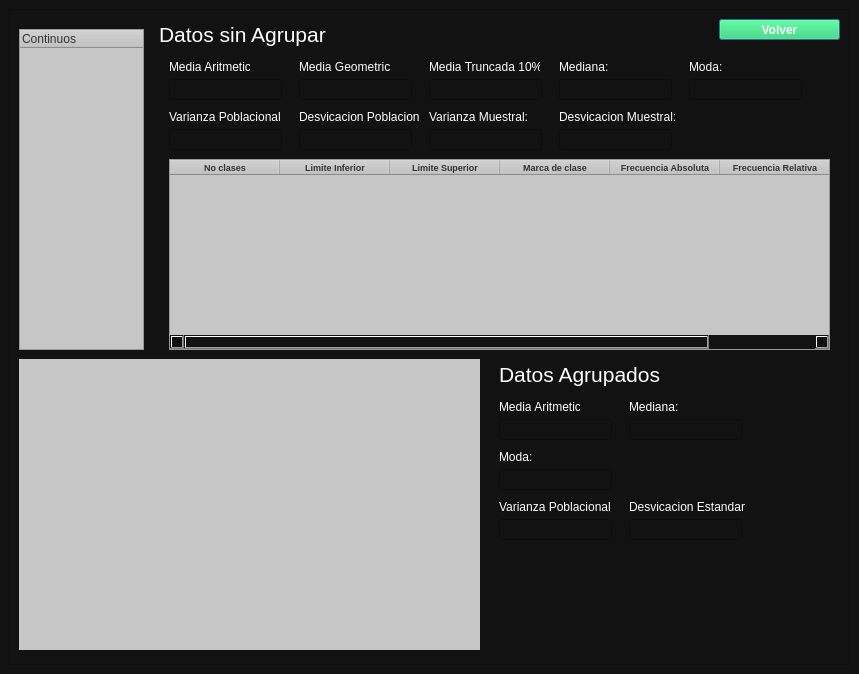
<?xml version="1.0" encoding="UTF-8"?>
<ui version="4.0">
 <class>Principal</class>
 <widget class="QMainWindow" name="Principal">
  <property name="enabled">
   <bool>true</bool>
  </property>
  <property name="geometry">
   <rect>
    <x>0</x>
    <y>0</y>
    <width>859</width>
    <height>674</height>
   </rect>
  </property>
  <property name="windowTitle">
   <string>Probabilidad_Estaditica</string>
  </property>
  <property name="styleSheet">
   <string notr="true">background-color: rgba(18,18,18,1);</string>
  </property>
  <widget class="QWidget" name="centralwidget">
   <layout class="QHBoxLayout" name="horizontalLayout">
    <item>
     <widget class="QFrame" name="frame">
      <property name="enabled">
       <bool>true</bool>
      </property>
      <property name="font">
       <font>
        <kerning>false</kerning>
       </font>
      </property>
      <property name="styleSheet">
       <string notr="true">background-color: rgba(18,18,18,1);
</string>
      </property>
      <property name="frameShape">
       <enum>QFrame::StyledPanel</enum>
      </property>
      <property name="frameShadow">
       <enum>QFrame::Raised</enum>
      </property>
      <widget class="QLineEdit" name="textVarianzaM">
       <property name="enabled">
        <bool>false</bool>
       </property>
       <property name="geometry">
        <rect>
         <x>420</x>
         <y>120</y>
         <width>113</width>
         <height>21</height>
        </rect>
       </property>
       <property name="styleSheet">
        <string notr="true">color: rgb(255, 255, 255);</string>
       </property>
      </widget>
      <widget class="QLabel" name="label_4">
       <property name="geometry">
        <rect>
         <x>550</x>
         <y>50</y>
         <width>91</width>
         <height>16</height>
        </rect>
       </property>
       <property name="styleSheet">
        <string notr="true">color: rgb(255, 255, 255);</string>
       </property>
       <property name="text">
        <string>Mediana:</string>
       </property>
      </widget>
      <widget class="QLineEdit" name="textDesviacionP">
       <property name="enabled">
        <bool>false</bool>
       </property>
       <property name="geometry">
        <rect>
         <x>290</x>
         <y>120</y>
         <width>113</width>
         <height>21</height>
        </rect>
       </property>
       <property name="styleSheet">
        <string notr="true">color: rgb(255, 255, 255);</string>
       </property>
      </widget>
      <widget class="QLabel" name="label_7">
       <property name="geometry">
        <rect>
         <x>420</x>
         <y>100</y>
         <width>111</width>
         <height>16</height>
        </rect>
       </property>
       <property name="styleSheet">
        <string notr="true">color: rgb(255, 255, 255);</string>
       </property>
       <property name="text">
        <string>Varianza Muestral:</string>
       </property>
      </widget>
      <widget class="QLineEdit" name="textVarianzaP">
       <property name="enabled">
        <bool>false</bool>
       </property>
       <property name="geometry">
        <rect>
         <x>160</x>
         <y>120</y>
         <width>113</width>
         <height>21</height>
        </rect>
       </property>
       <property name="styleSheet">
        <string notr="true">color: rgb(255, 255, 255);</string>
       </property>
      </widget>
      <widget class="QLabel" name="label_3">
       <property name="geometry">
        <rect>
         <x>420</x>
         <y>50</y>
         <width>111</width>
         <height>16</height>
        </rect>
       </property>
       <property name="styleSheet">
        <string notr="true">color: rgb(255, 255, 255);</string>
       </property>
       <property name="text">
        <string>Media Truncada 10%:</string>
       </property>
      </widget>
      <widget class="QLineEdit" name="TextMediaArtimetica">
       <property name="enabled">
        <bool>false</bool>
       </property>
       <property name="geometry">
        <rect>
         <x>160</x>
         <y>70</y>
         <width>113</width>
         <height>21</height>
        </rect>
       </property>
       <property name="styleSheet">
        <string notr="true">color: rgb(255, 255, 255);</string>
       </property>
      </widget>
      <widget class="QLabel" name="label_5">
       <property name="geometry">
        <rect>
         <x>680</x>
         <y>50</y>
         <width>91</width>
         <height>16</height>
        </rect>
       </property>
       <property name="styleSheet">
        <string notr="true">color: rgb(255, 255, 255);</string>
       </property>
       <property name="text">
        <string>Moda:</string>
       </property>
      </widget>
      <widget class="QLineEdit" name="textDesviacionM">
       <property name="enabled">
        <bool>false</bool>
       </property>
       <property name="geometry">
        <rect>
         <x>550</x>
         <y>120</y>
         <width>113</width>
         <height>21</height>
        </rect>
       </property>
       <property name="styleSheet">
        <string notr="true">color: rgb(255, 255, 255);</string>
       </property>
      </widget>
      <widget class="QLabel" name="label_6">
       <property name="geometry">
        <rect>
         <x>160</x>
         <y>100</y>
         <width>111</width>
         <height>16</height>
        </rect>
       </property>
       <property name="styleSheet">
        <string notr="true">color: rgb(255, 255, 255);</string>
       </property>
       <property name="text">
        <string>Varianza Poblacional:</string>
       </property>
      </widget>
      <widget class="QLineEdit" name="TextMediaTruncada">
       <property name="enabled">
        <bool>false</bool>
       </property>
       <property name="geometry">
        <rect>
         <x>420</x>
         <y>70</y>
         <width>113</width>
         <height>21</height>
        </rect>
       </property>
       <property name="styleSheet">
        <string notr="true">
color: rgb(255, 255, 255);</string>
       </property>
      </widget>
      <widget class="QLabel" name="label_8">
       <property name="geometry">
        <rect>
         <x>290</x>
         <y>100</y>
         <width>121</width>
         <height>16</height>
        </rect>
       </property>
       <property name="styleSheet">
        <string notr="true">color: rgb(255, 255, 255);</string>
       </property>
       <property name="text">
        <string>Desvicacion Poblaciona:</string>
       </property>
      </widget>
      <widget class="QLabel" name="label_9">
       <property name="geometry">
        <rect>
         <x>550</x>
         <y>100</y>
         <width>121</width>
         <height>16</height>
        </rect>
       </property>
       <property name="styleSheet">
        <string notr="true">color: rgb(255, 255, 255);</string>
       </property>
       <property name="text">
        <string>Desvicacion Muestral:</string>
       </property>
      </widget>
      <widget class="QLabel" name="label">
       <property name="geometry">
        <rect>
         <x>160</x>
         <y>50</y>
         <width>81</width>
         <height>16</height>
        </rect>
       </property>
       <property name="styleSheet">
        <string notr="true">color: rgb(255, 255, 255);</string>
       </property>
       <property name="text">
        <string>Media Aritmetica:</string>
       </property>
      </widget>
      <widget class="QLineEdit" name="TextMediana">
       <property name="enabled">
        <bool>false</bool>
       </property>
       <property name="geometry">
        <rect>
         <x>550</x>
         <y>70</y>
         <width>113</width>
         <height>21</height>
        </rect>
       </property>
       <property name="styleSheet">
        <string notr="true">color: rgb(255, 255, 255);</string>
       </property>
      </widget>
      <widget class="QLineEdit" name="TextModa">
       <property name="enabled">
        <bool>false</bool>
       </property>
       <property name="geometry">
        <rect>
         <x>680</x>
         <y>70</y>
         <width>113</width>
         <height>21</height>
        </rect>
       </property>
       <property name="styleSheet">
        <string notr="true">color: rgb(255, 255, 255);</string>
       </property>
      </widget>
      <widget class="QTableWidget" name="tableContinuos">
       <property name="geometry">
        <rect>
         <x>10</x>
         <y>20</y>
         <width>125</width>
         <height>321</height>
        </rect>
       </property>
       <property name="styleSheet">
        <string notr="true">background-color: rgb(198, 198, 198);
color: rgb(50, 50, 50);</string>
       </property>
       <property name="verticalScrollBarPolicy">
        <enum>Qt::ScrollBarAsNeeded</enum>
       </property>
       <property name="horizontalScrollBarPolicy">
        <enum>Qt::ScrollBarAsNeeded</enum>
       </property>
       <property name="sizeAdjustPolicy">
        <enum>QAbstractScrollArea::AdjustToContentsOnFirstShow</enum>
       </property>
       <property name="editTriggers">
        <set>QAbstractItemView::NoEditTriggers</set>
       </property>
       <property name="rowCount">
        <number>0</number>
       </property>
       <attribute name="horizontalHeaderCascadingSectionResizes">
        <bool>false</bool>
       </attribute>
       <attribute name="horizontalHeaderMinimumSectionSize">
        <number>10</number>
       </attribute>
       <attribute name="horizontalHeaderDefaultSectionSize">
        <number>100</number>
       </attribute>
       <attribute name="horizontalHeaderHighlightSections">
        <bool>false</bool>
       </attribute>
       <attribute name="horizontalHeaderShowSortIndicator" stdset="0">
        <bool>false</bool>
       </attribute>
       <attribute name="horizontalHeaderStretchLastSection">
        <bool>true</bool>
       </attribute>
       <attribute name="verticalHeaderVisible">
        <bool>true</bool>
       </attribute>
       <attribute name="verticalHeaderCascadingSectionResizes">
        <bool>true</bool>
       </attribute>
       <attribute name="verticalHeaderMinimumSectionSize">
        <number>10</number>
       </attribute>
       <attribute name="verticalHeaderDefaultSectionSize">
        <number>25</number>
       </attribute>
       <attribute name="verticalHeaderHighlightSections">
        <bool>true</bool>
       </attribute>
       <attribute name="verticalHeaderShowSortIndicator" stdset="0">
        <bool>true</bool>
       </attribute>
       <attribute name="verticalHeaderStretchLastSection">
        <bool>false</bool>
       </attribute>
       <column>
        <property name="text">
         <string>Continuos</string>
        </property>
        <property name="textAlignment">
         <set>AlignLeading|AlignVCenter</set>
        </property>
       </column>
      </widget>
      <widget class="MplWidget" name="MplWidget" native="true">
       <property name="geometry">
        <rect>
         <x>10</x>
         <y>350</y>
         <width>461</width>
         <height>291</height>
        </rect>
       </property>
       <property name="styleSheet">
        <string notr="true">background-color: rgb(198, 198, 198);</string>
       </property>
      </widget>
      <widget class="QLabel" name="label_10">
       <property name="geometry">
        <rect>
         <x>290</x>
         <y>50</y>
         <width>91</width>
         <height>16</height>
        </rect>
       </property>
       <property name="styleSheet">
        <string notr="true">color: rgb(255, 255, 255);</string>
       </property>
       <property name="text">
        <string>Media Geometrica:</string>
       </property>
      </widget>
      <widget class="QLineEdit" name="TextMediaGeometrica">
       <property name="enabled">
        <bool>false</bool>
       </property>
       <property name="geometry">
        <rect>
         <x>290</x>
         <y>70</y>
         <width>113</width>
         <height>21</height>
        </rect>
       </property>
       <property name="styleSheet">
        <string notr="true">color: rgb(255, 255, 255);</string>
       </property>
      </widget>
      <widget class="QLabel" name="label_11">
       <property name="geometry">
        <rect>
         <x>150</x>
         <y>10</y>
         <width>241</width>
         <height>31</height>
        </rect>
       </property>
       <property name="font">
        <font>
         <pointsize>16</pointsize>
        </font>
       </property>
       <property name="styleSheet">
        <string notr="true">color: rgb(255, 255, 255);</string>
       </property>
       <property name="text">
        <string>Datos sin Agrupar</string>
       </property>
      </widget>
      <widget class="QTableWidget" name="tableAgrupados">
       <property name="geometry">
        <rect>
         <x>160</x>
         <y>150</y>
         <width>661</width>
         <height>191</height>
        </rect>
       </property>
       <property name="styleSheet">
        <string notr="true">background-color: rgb(198, 198, 198);
color: rgb(50, 50, 50);</string>
       </property>
       <property name="editTriggers">
        <set>QAbstractItemView::NoEditTriggers</set>
       </property>
       <property name="rowCount">
        <number>0</number>
       </property>
       <attribute name="horizontalHeaderDefaultSectionSize">
        <number>110</number>
       </attribute>
       <attribute name="verticalHeaderVisible">
        <bool>false</bool>
       </attribute>
       <column>
        <property name="text">
         <string>No clases</string>
        </property>
        <property name="toolTip">
         <string/>
        </property>
        <property name="whatsThis">
         <string/>
        </property>
        <property name="font">
         <font>
          <pointsize>7</pointsize>
          <weight>75</weight>
          <bold>true</bold>
         </font>
        </property>
       </column>
       <column>
        <property name="text">
         <string>Limite Inferior</string>
        </property>
        <property name="font">
         <font>
          <pointsize>7</pointsize>
          <weight>75</weight>
          <bold>true</bold>
         </font>
        </property>
       </column>
       <column>
        <property name="text">
         <string>Limite Superior</string>
        </property>
        <property name="font">
         <font>
          <pointsize>7</pointsize>
          <weight>75</weight>
          <bold>true</bold>
         </font>
        </property>
       </column>
       <column>
        <property name="text">
         <string>Marca de clase</string>
        </property>
        <property name="font">
         <font>
          <pointsize>7</pointsize>
          <weight>75</weight>
          <bold>true</bold>
         </font>
        </property>
       </column>
       <column>
        <property name="text">
         <string>Frecuencia Absoluta</string>
        </property>
        <property name="font">
         <font>
          <pointsize>7</pointsize>
          <weight>75</weight>
          <bold>true</bold>
         </font>
        </property>
       </column>
       <column>
        <property name="text">
         <string>Frecuencia Relativa</string>
        </property>
        <property name="font">
         <font>
          <pointsize>7</pointsize>
          <weight>75</weight>
          <bold>true</bold>
         </font>
        </property>
       </column>
      </widget>
      <widget class="QLabel" name="label_12">
       <property name="geometry">
        <rect>
         <x>490</x>
         <y>350</y>
         <width>241</width>
         <height>31</height>
        </rect>
       </property>
       <property name="font">
        <font>
         <pointsize>16</pointsize>
        </font>
       </property>
       <property name="styleSheet">
        <string notr="true">color: rgb(255, 255, 255);</string>
       </property>
       <property name="text">
        <string>Datos Agrupados</string>
       </property>
      </widget>
      <widget class="QLabel" name="label_13">
       <property name="geometry">
        <rect>
         <x>490</x>
         <y>390</y>
         <width>81</width>
         <height>16</height>
        </rect>
       </property>
       <property name="styleSheet">
        <string notr="true">color: rgb(255, 255, 255);</string>
       </property>
       <property name="text">
        <string>Media Aritmetica:</string>
       </property>
      </widget>
      <widget class="QLineEdit" name="TextMediaArtimeticaAgrupado">
       <property name="enabled">
        <bool>false</bool>
       </property>
       <property name="geometry">
        <rect>
         <x>490</x>
         <y>410</y>
         <width>113</width>
         <height>21</height>
        </rect>
       </property>
       <property name="styleSheet">
        <string notr="true">color: rgb(255, 255, 255);</string>
       </property>
      </widget>
      <widget class="QLabel" name="label_14">
       <property name="geometry">
        <rect>
         <x>620</x>
         <y>390</y>
         <width>91</width>
         <height>16</height>
        </rect>
       </property>
       <property name="styleSheet">
        <string notr="true">color: rgb(255, 255, 255);</string>
       </property>
       <property name="text">
        <string>Mediana:</string>
       </property>
      </widget>
      <widget class="QLineEdit" name="TextMedianaAgrupado">
       <property name="enabled">
        <bool>false</bool>
       </property>
       <property name="geometry">
        <rect>
         <x>620</x>
         <y>410</y>
         <width>113</width>
         <height>21</height>
        </rect>
       </property>
       <property name="styleSheet">
        <string notr="true">color: rgb(255, 255, 255);</string>
       </property>
      </widget>
      <widget class="QLineEdit" name="TextModaAgrupado">
       <property name="enabled">
        <bool>false</bool>
       </property>
       <property name="geometry">
        <rect>
         <x>490</x>
         <y>460</y>
         <width>113</width>
         <height>21</height>
        </rect>
       </property>
       <property name="styleSheet">
        <string notr="true">color: rgb(255, 255, 255);</string>
       </property>
      </widget>
      <widget class="QLabel" name="label_15">
       <property name="geometry">
        <rect>
         <x>490</x>
         <y>440</y>
         <width>91</width>
         <height>16</height>
        </rect>
       </property>
       <property name="styleSheet">
        <string notr="true">color: rgb(255, 255, 255);</string>
       </property>
       <property name="text">
        <string>Moda:</string>
       </property>
      </widget>
      <widget class="QLabel" name="label_16">
       <property name="geometry">
        <rect>
         <x>490</x>
         <y>490</y>
         <width>111</width>
         <height>16</height>
        </rect>
       </property>
       <property name="styleSheet">
        <string notr="true">color: rgb(255, 255, 255);</string>
       </property>
       <property name="text">
        <string>Varianza Poblacional:</string>
       </property>
      </widget>
      <widget class="QLineEdit" name="textVarianzaAgrupado">
       <property name="enabled">
        <bool>false</bool>
       </property>
       <property name="geometry">
        <rect>
         <x>490</x>
         <y>510</y>
         <width>113</width>
         <height>21</height>
        </rect>
       </property>
       <property name="styleSheet">
        <string notr="true">color: rgb(255, 255, 255);</string>
       </property>
      </widget>
      <widget class="QLabel" name="label_17">
       <property name="geometry">
        <rect>
         <x>620</x>
         <y>490</y>
         <width>121</width>
         <height>16</height>
        </rect>
       </property>
       <property name="styleSheet">
        <string notr="true">color: rgb(255, 255, 255);</string>
       </property>
       <property name="text">
        <string>Desvicacion Estandar</string>
       </property>
      </widget>
      <widget class="QLineEdit" name="textDesviacionAgrupado">
       <property name="enabled">
        <bool>false</bool>
       </property>
       <property name="geometry">
        <rect>
         <x>620</x>
         <y>510</y>
         <width>113</width>
         <height>21</height>
        </rect>
       </property>
       <property name="styleSheet">
        <string notr="true">color: rgb(255, 255, 255);</string>
       </property>
      </widget>
      <widget class="QPushButton" name="Volver">
       <property name="geometry">
        <rect>
         <x>710</x>
         <y>10</y>
         <width>121</width>
         <height>21</height>
        </rect>
       </property>
       <property name="cursor">
        <cursorShape>PointingHandCursor</cursorShape>
       </property>
       <property name="styleSheet">
        <string notr="true">background-color: rgba(30, 215, 96,0.65);
color: white;
font:bold;

</string>
       </property>
       <property name="text">
        <string>Volver</string>
       </property>
       <property name="checkable">
        <bool>false</bool>
       </property>
       <property name="checked">
        <bool>false</bool>
       </property>
       <property name="default">
        <bool>true</bool>
       </property>
       <property name="flat">
        <bool>false</bool>
       </property>
      </widget>
     </widget>
    </item>
   </layout>
  </widget>
 </widget>
 <customwidgets>
  <customwidget>
   <class>MplWidget</class>
   <extends>QWidget</extends>
   <header>Model.mplwidget.h</header>
   <container>1</container>
  </customwidget>
 </customwidgets>
 <resources/>
 <connections/>
</ui>
